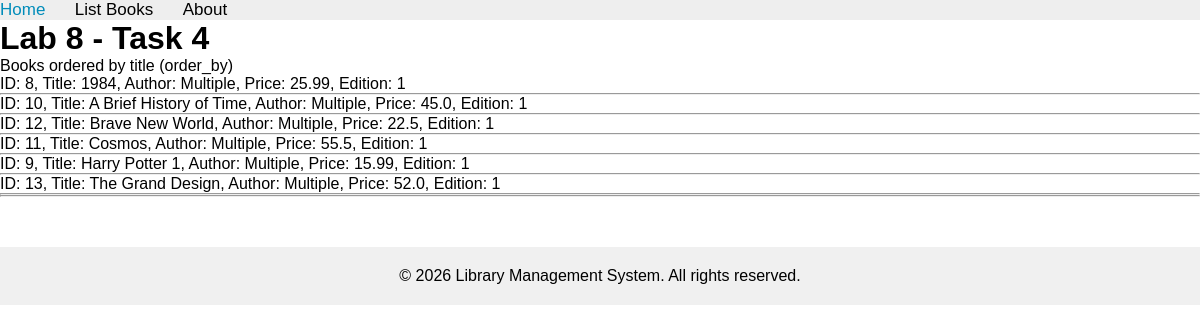
The page /books/lab8/task4 on the database as committed earlier.
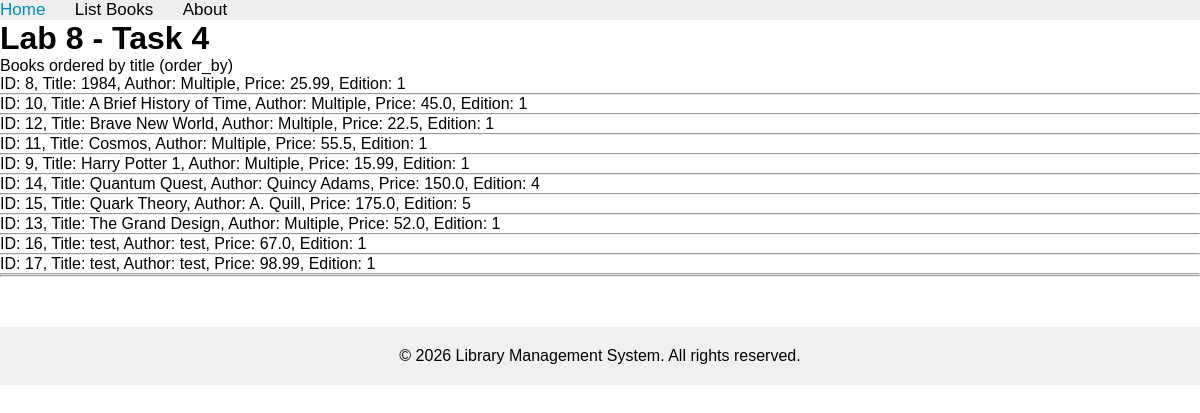
The same page on the database as committed later.
### apps/bookmodule/models.py (models this page shows, shortened)
class Book(models.Model):
    title = models.CharField(max_length=100)
    price = models.FloatField(default=0.0)
    quantity = models.IntegerField(default=1)
    pubdate = models.DateTimeField()
    rating = models.SmallIntegerField(default=1)
    publisher = models.ForeignKey(Publisher, null=True, blank=True, on_delete=models.SET_NULL, related_name='books')
    authors = models.ManyToManyField(Author, related_name='books')
    author = models.CharField(max_length=50, default='Unknown')
    edition = models.SmallIntegerField(default=1)

### apps/bookmodule/views.py (the view)
# urls.py: path('lab8/task4', views.lab8_task4, name="books.lab8_task4"),
def lab8_task4(request):
    books = Book.objects.order_by('title')
    return render(request, 'bookmodule/lab8_task4.html', {'books': books})

### apps/templates/bookmodule/lab8_task4.html (shortened to what this page needs)
{% extends "layouts/base.html" %}
{% block content %}
<h1>Lab 8 - Task 4</h1>
<p>Books ordered by title (order_by)</p>
{% if books %}
    {% for book in books %}
        ID: {{ book.id }}, Title: {{ book.title }}, Author: {{ book.author }}, Price: {{ book.price }}, Edition: {{ book.edition }}
        <hr>
    {% endfor %}
{% else %}
    <p>No books found.</p>
{% endif %}
{% endblock content %}

Rows that differ between the two databases and show on the page:
added Book: id "14", title "Quantum Quest", author "Quincy Adams", price "150.0", edition "4"
added Book: id "15", title "Quark Theory", author "A. Quill", price "175.0", edition "5"
added Book: id "16", title "test", author "test", price "67.0", edition "1"
added Book: id "17", title "test", author "test", price "98.99", edition "1"
